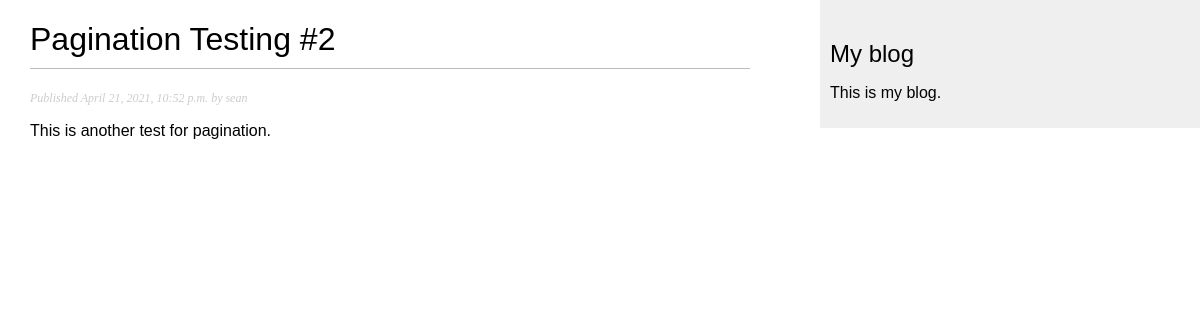
Page /blog/2021/4/21/pagination-testing-2/ on the committed database.
### blog/models.py (models this page shows, shortened)
class Post(models.Model):
    STATUS_CHOICES = (
        ('draft', 'Draft'),
        ('published', 'Published'),
    )
    title = models.CharField(max_length=250)
    slug = models.SlugField(max_length=250, unique_for_date='publish')
    author = models.ForeignKey(User, on_delete=models.CASCADE, related_name='blog_posts')
    body = models.TextField()
    publish = models.DateTimeField(default=timezone.now)
    created = models.DateTimeField(auto_now_add=True)
    updated = models.DateTimeField(auto_now=True)
    status = models.CharField(max_length=10, choices=STATUS_CHOICES, default='draft')
    class Meta:
        ordering = ('-publish',)
    objects = models.Manager()
    published = PublishedManager()

### blog/views.py (the view)
# urls.py: path('<int:year>/<int:month>/<int:day>/<slug:post>/', views.post_detail, name='post_detail'),
def post_detail(request, year, month, day, post):
    post = get_object_or_404(Post, slug=post, status='published', publish__year=year, publish__month=month, publish__day=day)
    return render(request, 'blog/post/detail.html', {'post': post})

### blog/templates/blog/post/detail.html (shortened to what this page needs)
{% extends 'blog/base.html' %}
{% block content %}
    <h1>{{ post.title }}</h1>
    <p class="date">
        Published {{ post.publish }} by {{ post.author }}
    </p>
    {{ post.body|linebreaks }}
{% endblock %}

### blog/static/css/blog.css (style rules this page uses)
body { margin:0; padding:0; font-family:helvetica, sans-serif; }
h1 { font-weight:normal; border-bottom:1px solid #bbb; padding:0 0 10px 0; }
p.date { color:#ccc; font-family: georgia, serif; font-size: 12px; font-style: italic; }

### rows in the picture
Post: title "Pagination Testing #2", publish "April 21, 2021, 10:52 p.m.", author "sean", body "This is another test for pagination."
